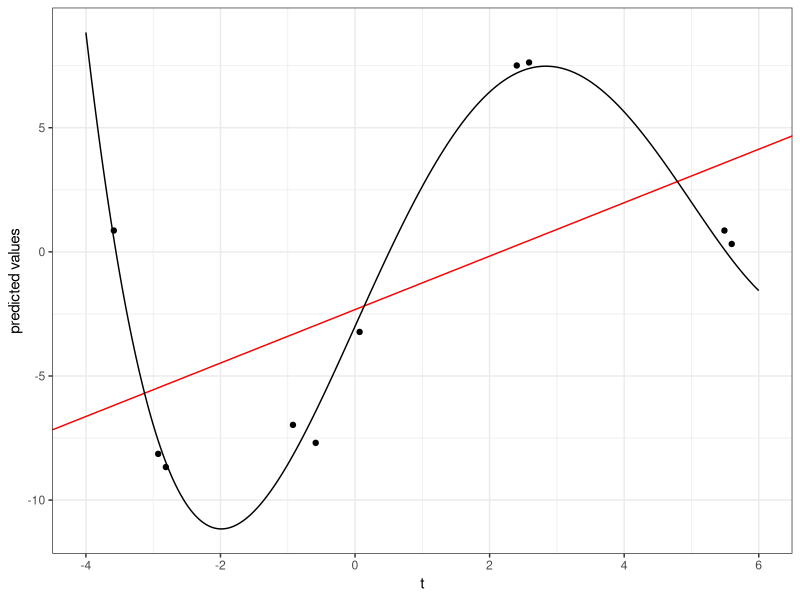
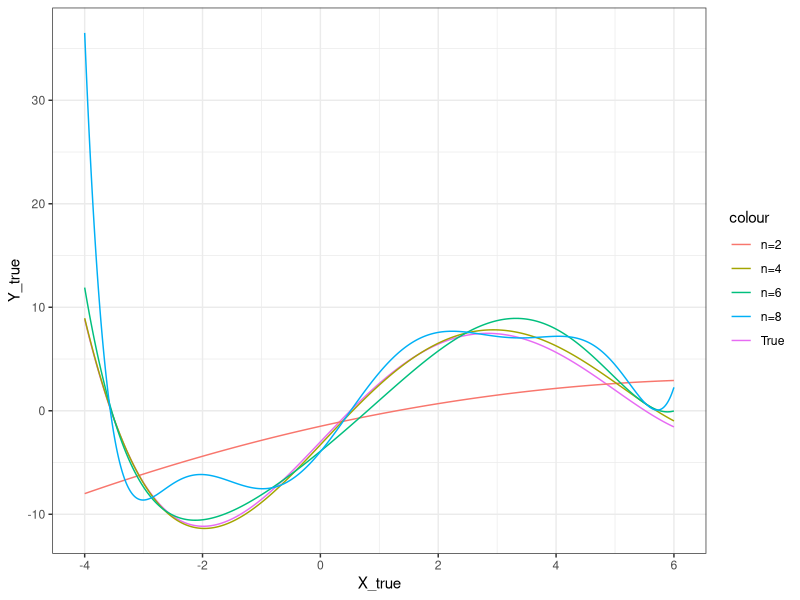
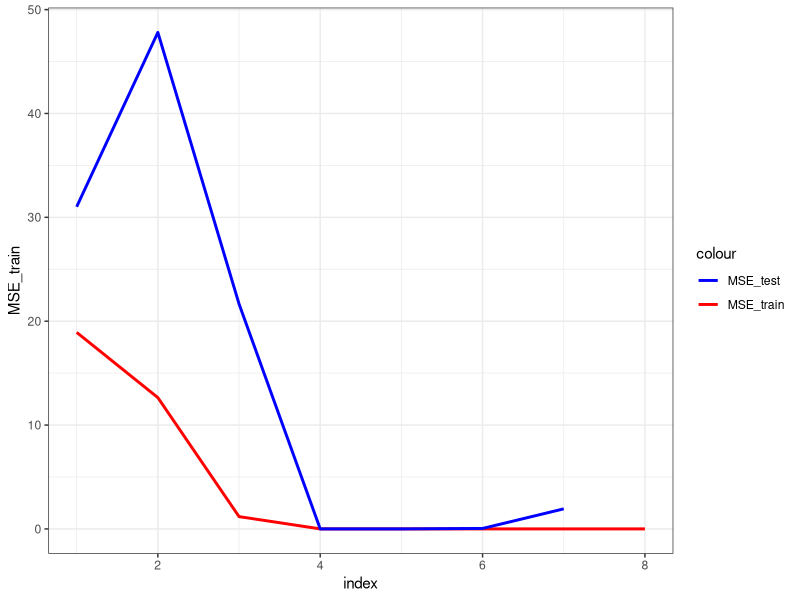
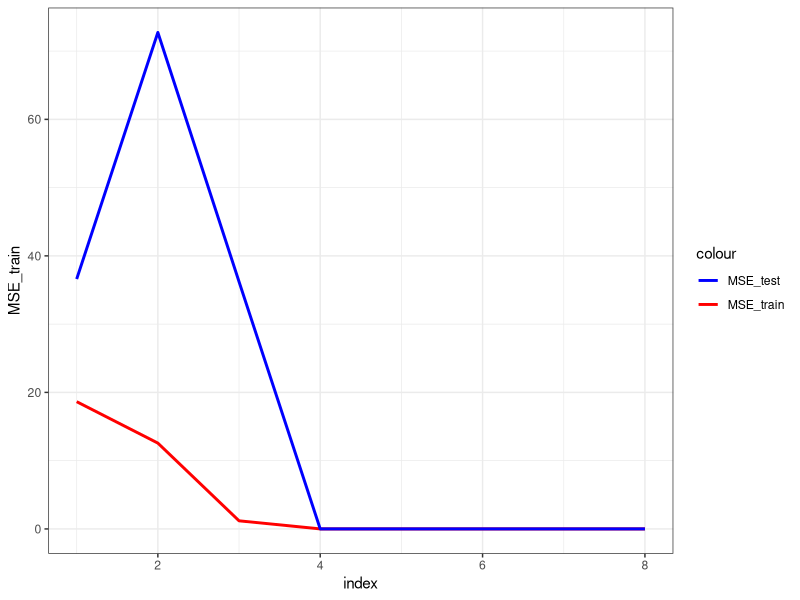
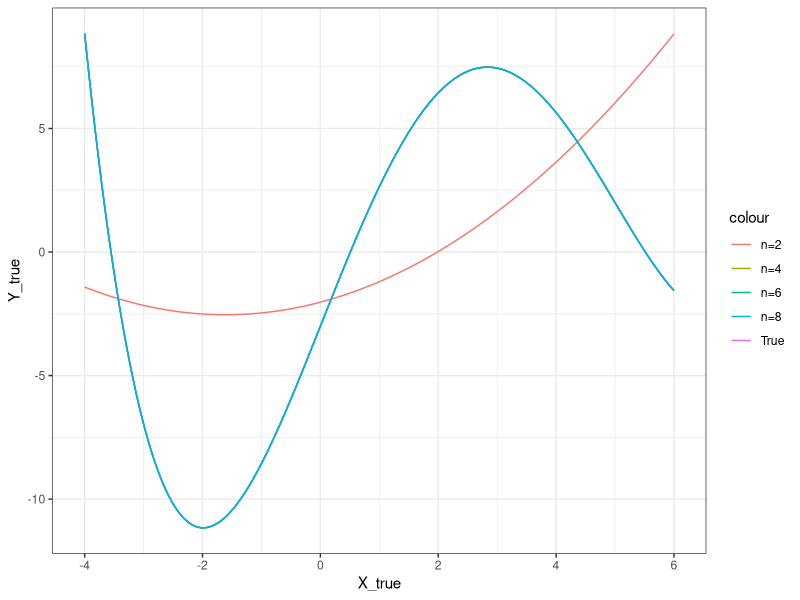
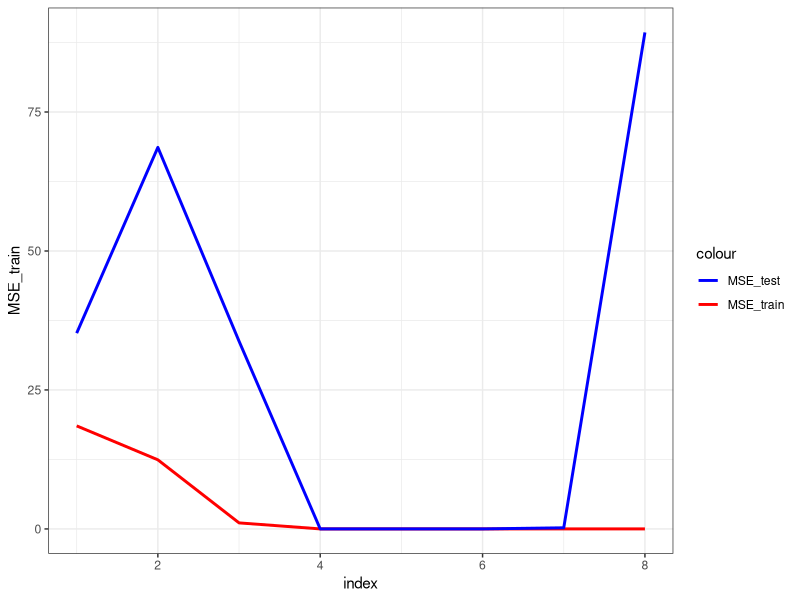
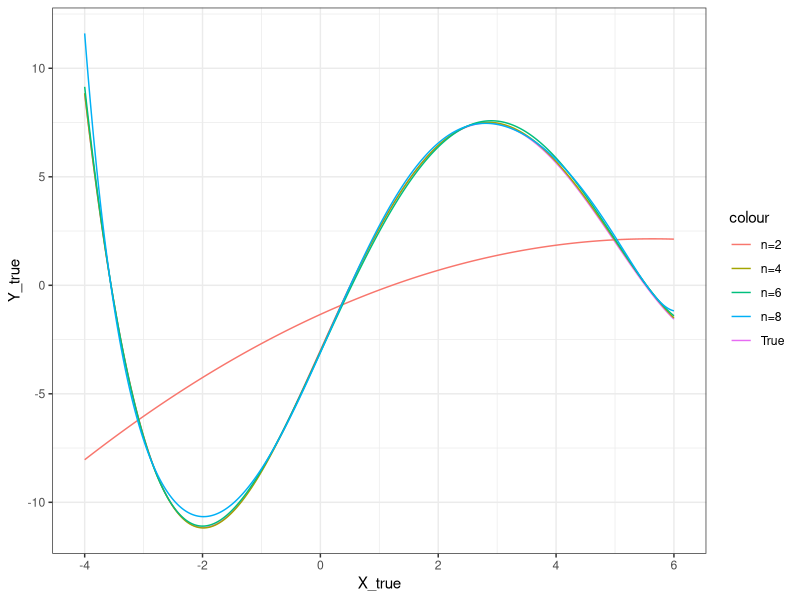

These charts were generated, in order, by the following R code:
## ---- chunk 1
library(dplyr)
library(tidyr)
library(tidyverse)
library(ggplot2)
## ---- chunk 2
# Original function
set.seed(55555)
X <- runif(10,-4,6)
X_true = seq(-4,6,0.01)
Y_true <- 0.04*X_true^4 -0.4*X_true^3 +6*X_true-3
f <- function(X, e = 1){
  epsilon = rnorm(length(X),0,e)
  return(0.04*X^4 -0.4*X^3 +6*X-3+epsilon)
}
Y = f(X)
result <- lm(Y~X)
## ---- chunk 3
# Plotting our data
ggplot() + theme_bw() +
  geom_point(aes(x= X, y = Y)) +
  geom_abline(slope = result$coefficients[2], intercept = result$coefficients[1], color = 'red') +
  geom_line(aes(X_true,Y_true)) +
  labs(
    x = "t",
    y = "predicted values"
  )
## ---- chunk 4
# Graph of Overfitting
# n = 2
X1 <- cbind(X,X^2)
model_1 <- lm(Y~X1)

# Store the coefficients
Plotdata1 <- cbind(1,X_true, X_true^2)
predicted1 <- Plotdata1 %*% model_1$coefficients
## ---- chunk 5
# n = 4
X2 <- cbind(X,X^2,X^3,X^4)
model_2 <- lm(Y~X2)

# Store the coefficients
Plotdata2 <- cbind(1,X_true, X_true^2, X_true^3, X_true^4)
predicted2 <- Plotdata2 %*% model_2$coefficients
## ---- chunk 6
# n = 6
X3 <- cbind(X,X^2,X^3,X^4, X^5,X^6)
model_3 <- lm(Y~X3)

# Store the coefficients
Plotdata3 <- cbind(1,X_true, X_true^2, X_true^3, X_true^4, X_true^5, X_true^6)
predicted3 <- Plotdata3 %*% model_3$coefficients
## ---- chunk 7
# n = 8
X4 <- cbind(X,X^2,X^3,X^4, X^5,X^6,X^7,X^8)
model_4 <- lm(Y~X4)

# Store the coefficients
Plotdata4 <- cbind(1,X_true, X_true^2, X_true^3, X_true^4, X_true^5, X_true^6, X_true^7, X_true^8)
predicted4 <- Plotdata4 %*% model_4$coefficients
## ---- chunk 8
# Plot them together
ggplot() + theme_bw() +
  geom_line(aes(x = X_true, y = Y_true, color = 'True')) +
  geom_line(aes(x = X_true, y = predicted1, color = 'n=2')) +
  geom_line(aes(x = X_true, y = predicted2, color = 'n=4')) +
  geom_line(aes(x = X_true, y = predicted3, color = 'n=6')) +
  geom_line(aes(x = X_true, y = predicted4, color = 'n=8')) +
  scale_y_continuous(expand = c(0.05,0.05)) +
  scale_x_continuous(expand = c(0.05,0.05))
## ---- chunk 9
# Now we calculate our training and test MSE
# to put everything in a loop, we choose to use the poly function here，note that in this function we standardize our data so that the result won't seem tremendous.
X_test <- runif(100,-4,6)
Y_test <- f(X_test, 0.0001)
MSE_test <- matrix(rep(0,8000), nrow = 8)
MSE_train <- matrix(rep(0,8000), nrow = 8)

for (i in 1:1000){
  X_sample <- runif(10,-4,6)
  Y_sample <- f(X_sample, 0.0001)
  for (deg in 1:8){
    X <- poly(X_sample, degree = deg, raw = T)
    result <- lm(Y_sample~X)
    MSE_train[deg,i] <- mean((result$residuals)^2)
    MSE_test[deg,i] <- mean((Y_test - cbind(1,(poly(X_test,degree = deg, raw = T))) %*%result$coefficients)^2, na.rm = TRUE)
  }
}


plotdata <- data.frame(index = 1:8, MSE_train = rep(0,8), MSE_test = rep(0,8))
for (i in 1:8){
  plotdata$MSE_train[i] = mean(MSE_train[i,])
  plotdata$MSE_test[i] = mean(MSE_test[i,])
}
plotdata
plotdata %>%
  ggplot() + theme_bw() +
  geom_line(aes(x = index, y = MSE_train, color = 'MSE_train'), size = 1) +
  geom_line(aes(x = index, y = MSE_test, color = 'MSE_test'), size = 1) +
  scale_color_manual(values = c('MSE_train' = 'red', 'MSE_test' = 'blue'))
## ---- chunk 10
# Learn the impact of noise,first, consider the case that there's simply no noise
X_test <- runif(100,-4,6)
Y_test <- f(X_test, 0)
MSE_test <- matrix(rep(0,8000), nrow = 8)
MSE_train <- matrix(rep(0,8000), nrow = 8)

for (i in 1:1000){
  X_sample <- runif(10,-4,6)
  Y_sample <- f(X_sample, 0)
  for (deg in 1:8){
    X <- poly(X_sample, degree = deg, raw = T)
    result <- lm(Y_sample~X)
    MSE_train[deg,i] <- mean((result$residuals)^2)
    MSE_test[deg,i] <- mean((Y_test - (cbind(1,poly(X_test,degree = deg, raw = T)) %*% result$coefficients))^2, na.rm = TRUE)
  }
}
plotdata <- data.frame(index = 1:8, MSE_train = rep(0,8), MSE_test = rep(0,8))
for (i in 1:8){
  plotdata$MSE_train[i] = mean(MSE_train[i,], na.rm = TRUE)
  plotdata$MSE_test[i] = mean(MSE_test[i,], na.rm = TRUE)
}
plotdata
plotdata %>%
  ggplot() + theme_bw() +
  geom_line(aes(x = index, y = MSE_train, color = 'MSE_train'),size=1) +
  geom_line(aes(x = index, y = MSE_test, color = 'MSE_test'),size=1) +
  scale_color_manual(values = c('MSE_train' = 'red', 'MSE_test' = 'blue'))
## ---- chunk 11
X <- runif(10,-4,6)
X_true = seq(-4,6,0.01)
Y_true <- 0.04*X_true^4 -0.4*X_true^3 +6*X_true-3

Y = f(X, 0)
result <- lm(Y~X)
# Graph of Overfitting
# n = 2
X1 <- cbind(X,X^2)
model_1 <- lm(Y~X1)

# Store the coefficients
Plotdata1 <- cbind(1,X_true, X_true^2)
predicted1 <- Plotdata1 %*% model_1$coefficients

# n = 4
X2 <- cbind(X,X^2,X^3,X^4)
model_2 <- lm(Y~X2)

# Store the coefficients
Plotdata2 <- cbind(1,X_true, X_true^2, X_true^3, X_true^4)
predicted2 <- Plotdata2 %*% model_2$coefficients

X3 <- cbind(X,X^2,X^3,X^4, X^5,X^6)
model_3 <- lm(Y~X3)

# Store the coefficients
Plotdata3 <- cbind(1,X_true, X_true^2, X_true^3, X_true^4, X_true^5, X_true^6)
predicted3 <- Plotdata3 %*% model_3$coefficients

# n = 8
X4 <- cbind(X,X^2,X^3,X^4, X^5,X^6,X^7,X^8)
model_4 <- lm(Y~X4)

# Store the coefficients
Plotdata4 <- cbind(1,X_true, X_true^2, X_true^3, X_true^4, X_true^5, X_true^6, X_true^7, X_true^8)
predicted4 <- Plotdata4 %*% model_4$coefficients

# Plot them together
ggplot() + theme_bw() +
  geom_line(aes(x = X_true, y = Y_true, color = 'True')) +
  geom_line(aes(x = X_true, y = predicted1, color = 'n=2')) +
  geom_line(aes(x = X_true, y = predicted2, color = 'n=4')) +
  geom_line(aes(x = X_true, y = predicted3, color = 'n=6')) +
  geom_line(aes(x = X_true, y = predicted4, color = 'n=8')) +
  scale_y_continuous(expand = c(0.05,0.05)) +
  scale_x_continuous(expand = c(0.05,0.05))
## ---- chunk 12
# Learn the impact of noise: Assume there's a little noise, not that much
X_test <- runif(100,-4,6)
Y_test <- f(X_test, 0.00001)
MSE_test <- matrix(rep(0,8000), nrow = 8)
MSE_train <- matrix(rep(0,8000), nrow = 8)

for (i in 1:1000){
  X_sample <- runif(10,-4,6)
  Y_sample <- f(X_sample, 0.00001)
  for (deg in 1:8){
    X <- poly(X_sample, degree = deg, raw = T)
    result <- lm(Y_sample~X)
    MSE_train[deg,i] <- mean((result$residuals)^2)
    MSE_test[deg,i] <- mean((Y_test - (cbind(1,poly(X_test,degree = deg, raw = T)) %*% result$coefficients))^2, na.rm = TRUE)
  }
}
plotdata <- data.frame(index = 1:8, MSE_train = rep(0,8), MSE_test = rep(0,8))
for (i in 1:8){
  plotdata$MSE_train[i] = mean(MSE_train[i,], na.rm = TRUE)
  plotdata$MSE_test[i] = mean(MSE_test[i,], na.rm = TRUE)
}
plotdata
plotdata %>%
  ggplot() + theme_bw() +
  geom_line(aes(x = index, y = MSE_train, color = 'MSE_train'), size = 1) +
  geom_line(aes(x = index, y = MSE_test, color = 'MSE_test'), size = 1) +
  scale_color_manual(values = c('MSE_train' = 'red', 'MSE_test' = 'blue'))
## ---- chunk 13
set.seed(55555)
X <- runif(10,-4,6)
X_true = seq(-4,6,0.02)
Y_true <- 0.04*X_true^4 -0.4*X_true^3 +6*X_true-3

Y = f(X, 0.1)
result <- lm(Y~X)
# Graph of Overfitting
# n = 2
X1 <- cbind(X,X^2)
model_1 <- lm(Y~X1)

# Store the coefficients
Plotdata1 <- cbind(1,X_true, X_true^2)
predicted1 <- Plotdata1 %*% model_1$coefficients

# n = 4
X2 <- cbind(X,X^2,X^3,X^4)
model_2 <- lm(Y~X2)

# Store the coefficients
Plotdata2 <- cbind(1,X_true, X_true^2, X_true^3, X_true^4)
predicted2 <- Plotdata2 %*% model_2$coefficients

X3 <- cbind(X,X^2,X^3,X^4, X^5,X^6)
model_3 <- lm(Y~X3)

# Store the coefficients
Plotdata3 <- cbind(1,X_true, X_true^2, X_true^3, X_true^4, X_true^5, X_true^6)
predicted3 <- Plotdata3 %*% model_3$coefficients

# n = 8
X4 <- cbind(X,X^2,X^3,X^4, X^5,X^6,X^7,X^8)
model_4 <- lm(Y~X4)

# Store the coefficients
Plotdata4 <- cbind(1,X_true, X_true^2, X_true^3, X_true^4, X_true^5, X_true^6, X_true^7, X_true^8)
predicted4 <- Plotdata4 %*% model_4$coefficients

# Plot them together
ggplot() + theme_bw() +
  geom_line(aes(x = X_true, y = Y_true, color = 'True')) +
  geom_line(aes(x = X_true, y = predicted1, color = 'n=2')) +
  geom_line(aes(x = X_true, y = predicted2, color = 'n=4')) +
  geom_line(aes(x = X_true, y = predicted3, color = 'n=6')) +
  geom_line(aes(x = X_true, y = predicted4, color = 'n=8')) +
  scale_y_continuous(expand = c(0.05,0.05)) +
  scale_x_continuous(expand = c(0.05,0.05))
